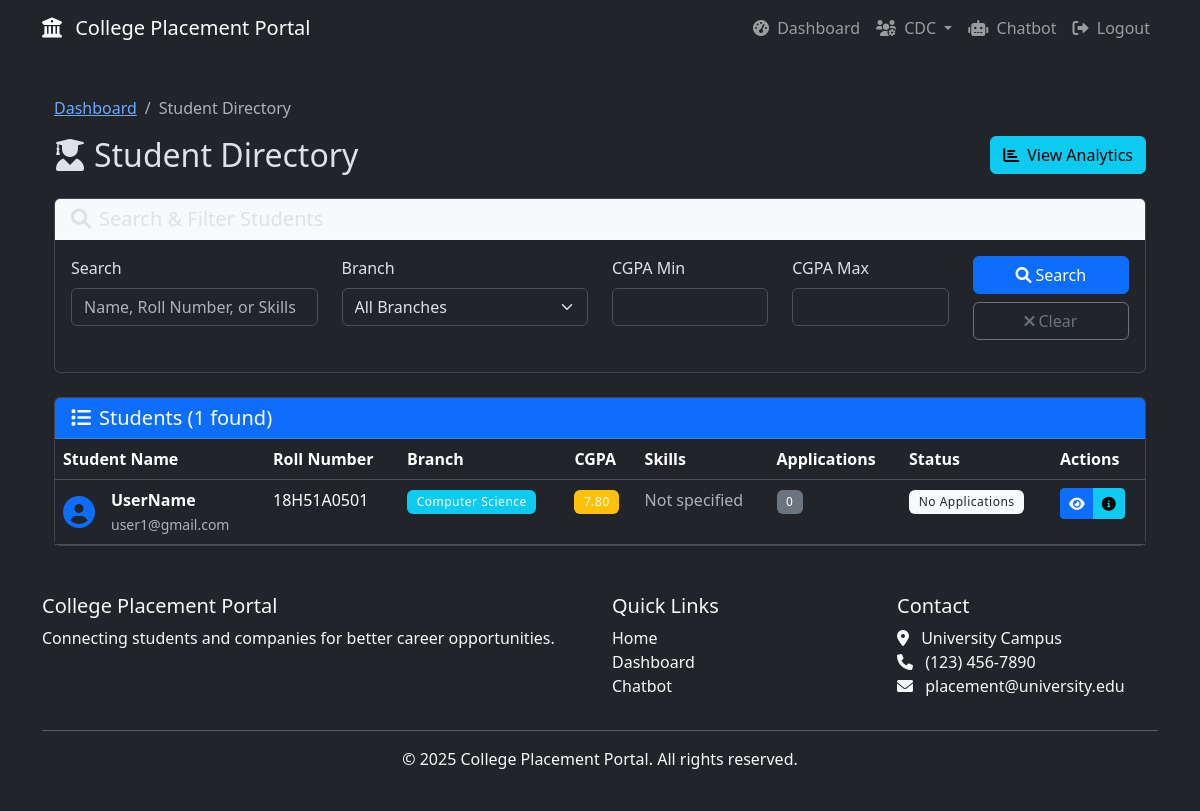
The app's page /cdc/students (signed in) with its own data.
### models.py (models this page shows, shortened)
class StudentProfile(db.Model):
    id = db.Column(db.Integer, primary_key=True)
    user_id = db.Column(db.Integer, db.ForeignKey('user.id'), nullable=False)
    full_name = db.Column(db.String(100), nullable=False)
    roll_number = db.Column(db.String(20), unique=True, nullable=False)
    branch = db.Column(db.String(50), nullable=False)
    cgpa = db.Column(db.Float, nullable=False)
    resume_file = db.Column(db.String(255), nullable=True)  # Path to uploaded PDF resume
    skills = db.Column(db.Text, nullable=True)  # Extracted skills from resume
    applications = db.relationship('Application', backref='student', cascade='all, delete-orphan')
    mock_interviews = db.relationship('MockInterview', backref='student', cascade='all, delete-orphan')
    resume_analyses = db.relationship('ResumeAnalysis', backref='student', cascade='all, delete-orphan')
    chatbot_sessions = db.relationship('ChatbotSession', backref='student', cascade='all, delete-orphan')

class User(UserMixin, db.Model):
    id = db.Column(db.Integer, primary_key=True)
    username = db.Column(db.String(64), unique=True, nullable=False)
    email = db.Column(db.String(120), unique=True, nullable=False)
    password_hash = db.Column(db.String(256), nullable=False)
    role = db.Column(db.String(20), nullable=False)
    created_at = db.Column(db.DateTime, default=datetime.utcnow)
    student_profile = db.relationship('StudentProfile', backref='user', uselist=False, cascade='all, delete-orphan')
    company_profile = db.relationship('CompanyProfile', backref='user', uselist=False, cascade='all, delete-orphan')
    cdc_profile = db.relationship('CDCProfile', backref='user', uselist=False, cascade='all, delete-orphan')
    def is_student(self):
        return self.role == ROLE_STUDENT
    def is_cdc(self):
        return self.role == ROLE_CDC

### routes.py (the view, shortened to what this page needs)
@bp.route('/cdc/students')
@login_required
def cdc_students():
    if not current_user.is_cdc():
        flash('Access denied.', 'danger')
        return redirect(url_for('routes.dashboard'))
    search = request.args.get('search', '')
    branch_filter = request.args.get('branch', '')
    cgpa_min = request.args.get('cgpa_min', '')
    cgpa_max = request.args.get('cgpa_max', '')
    query = StudentProfile.query
    if branch_filter:
        query = query.filter(StudentProfile.branch == branch_filter)
    if cgpa_min:
        try:
            query = query.filter(StudentProfile.cgpa >= float(cgpa_min))
        except ValueError:
            pass
    if cgpa_max:
        try:
            query = query.filter(StudentProfile.cgpa <= float(cgpa_max))
        except ValueError:
            pass
    students = query.order_by(StudentProfile.full_name).all()
    branches = db.session.query(StudentProfile.branch).distinct().all()
    branch_options = [branch[0] for branch in branches if branch[0]]
    return render_template('cdc/students.html',
                         students=students,
                         search=search,
                         branch_filter=branch_filter,
                         cgpa_min=cgpa_min,
                         cgpa_max=cgpa_max,
                         branch_options=branch_options)

### templates/cdc/students.html (shortened to what this page needs)
{% extends "base.html" %}
{% block content %}
<div class="container">
    <div class="row mb-4">
        <div class="col-12">
            <nav aria-label="breadcrumb">
                <ol class="breadcrumb">
                    <li class="breadcrumb-item"><a href="{{ url_for('routes.dashboard') }}">Dashboard</a></li>
                    <li class="breadcrumb-item active" aria-current="page">Student Directory</li>
                </ol>
            </nav>
            <div class="d-flex justify-content-between align-items-center">
                <h2 class="mb-0"><i class="fas fa-user-graduate me-2"></i>Student Directory</h2>
                <a href="{{ url_for('routes.cdc_student_analytics') }}" class="btn btn-info">
                    <i class="fas fa-chart-bar me-2"></i>View Analytics
                </a>
            </div>
        </div>
    </div>
    <div class="row mb-4">
        <div class="col-12">
            <div class="card shadow-sm">
                <div class="card-header bg-light">
                    <h5 class="mb-0"><i class="fas fa-search me-2"></i>Search & Filter Students</h5>
                </div>
                <div class="card-body">
                    <form method="GET" action="{{ url_for('routes.cdc_students') }}">
                        <div class="row">
                            <div class="col-md-3 mb-3">
                                <label for="search" class="form-label">Search</label>
                                <input type="text" class="form-control" id="search" name="search"
                                       value="{{ search }}" placeholder="Name, Roll Number, or Skills">
                            </div>
                            <div class="col-md-3 mb-3">
                                <label for="branch" class="form-label">Branch</label>
                                <select class="form-select" id="branch" name="branch">
                                    <option value="">All Branches</option>
                                </select>
                            </div>
                            <div class="col-md-2 mb-3">
                                <label for="cgpa_min" class="form-label">CGPA Min</label>
                                <input type="number" class="form-control" id="cgpa_min" name="cgpa_min"
                                       value="{{ cgpa_min }}" step="0.01" min="0" max="10">
                            </div>
                            <div class="col-md-2 mb-3">
                                <label for="cgpa_max" class="form-label">CGPA Max</label>
                                <input type="number" class="form-control" id="cgpa_max" name="cgpa_max"
                                       value="{{ cgpa_max }}" step="0.01" min="0" max="10">
                            </div>
                            <div class="col-md-2 mb-3 d-flex align-items-end">
                                <div class="d-grid gap-2 w-100">
                                    <button type="submit" class="btn btn-primary">
                                        <i class="fas fa-search me-1"></i>Search
                                    </button>
                                    <a href="{{ url_for('routes.cdc_students') }}" class="btn btn-outline-secondary">
                                        <i class="fas fa-times me-1"></i>Clear
                                    </a>
                                </div>
                            </div>
                        </div>
                    </form>
                </div>
            </div>
        </div>
    </div>
    <div class="row">
        <div class="col-12">
            <div class="card shadow-sm">
                <div class="card-header bg-primary text-white">
                    <h5 class="mb-0">
                        <i class="fas fa-list me-2"></i>Students ({{ students|length }} found)
                    </h5>
                </div>
                {% if students %}
                    <div class="card-body p-0">
                        <div class="table-responsive">
                            <table class="table table-hover mb-0">
                                <thead>
                                    <tr>
                                        <th>Student Name</th>
                                        <th>Roll Number</th>
                                        <th>Branch</th>
                                        <th>CGPA</th>
                                        <th>Skills</th>
                                        <th>Applications</th>
                                        <th>Status</th>
                                        <th>Actions</th>
                                    </tr>
                                </thead>
                                <tbody>
                                    {% for student in students %}
                                        <tr>
                                            <td>
                                                <div class="d-flex align-items-center">
                                                    <i class="fas fa-user-circle fa-2x text-primary me-3"></i>
                                                    <div>
                                                        <strong>{{ student.full_name }}</strong>
                                                        <br>
                                                        <small class="text-muted">{{ student.user.email }}</small>
                                                    </div>
                                                </div>
                                            </td>
                                            <td>{{ student.roll_number }}</td>
                                            <td>
                                                <span class="badge bg-info">{{ student.branch }}</span>
                                            </td>
                                            <td>
                                                <span class="badge {% if student.cgpa >= 8.0 %}bg-success{% elif student.cgpa >= 7.0 %}bg-warning{% else %}bg-danger{% endif %}">
                                                    {{ "%.2f"|format(student.cgpa) }}
                                                </span>
                                            </td>
                                            <td>
                                                {% if student.skills %}
                                                    <small>{{ student.skills[:50] }}{% if student.skills|length > 50 %}...{% endif %}</small>
                                                {% else %}
                                                    <span class="text-muted">Not specified</span>
                                                {% endif %}
                                            </td>
                                            <td>
                                                {% set student_apps = student.applications %}
                                                <span class="badge bg-secondary">{{ student_apps|length }}</span>
                                            </td>
                                            <td>
                                                {% if student_apps %}
                                                    {% set selected = student_apps|selectattr('status', 'equalto', 'selected')|list %}
                                                    {% if selected %}
                                                        <span class="badge bg-success">Selected</span>
                                                    {% else %}
                                                        {% set shortlisted = student_apps|selectattr('status', 'equalto', 'shortlisted')|list %}
                                                        {% if shortlisted %}
                                                            <span class="badge bg-warning">Shortlisted</span>
                                                        {% else %}
                                                            <span class="badge bg-info">Applied</span>
                                                        {% endif %}
                                                    {% endif %}
                                                {% else %}
                                                    <span class="badge bg-light text-dark">No Applications</span>
                                                {% endif %}
                                            </td>
                                            <td>
                                                <div class="btn-group btn-group-sm">
                                                    <a href="{{ url_for('routes.cdc_student_details', student_id=student.id) }}"
                                                       class="btn btn-primary" title="View Details">
                                                        <i class="fas fa-eye"></i>
                                                    </a>
                                                    <button type="button" class="btn btn-info"
                                                            data-bs-toggle="modal"
                                                            data-bs-target="#studentModal{{ student.id }}"
                                                            title="Quick View">
                                                        <i class="fas fa-info-circle"></i>
                                                    </button>
                                                </div>
                                            </td>
                                        </tr>
                                    {% endfor %}
                                </tbody>
                            </table>
                        </div>
                    </div>
                {% else %}
                    <div class="card-body">
                        <div class="alert alert-info mb-0">
                            <i class="fas fa-info-circle me-2"></i>No students found matching your criteria.
                        </div>
                    </div>
                {% endif %}
            </div>
        </div>
    </div>
</div>
{% endblock %}

### static/css/custom.css (style rules this page uses)
.card.shadow-sm { transition: transform 0.3s ease, box-shadow 0.3s ease; }
.badge { font-weight: 500; letter-spacing: 0.5px; padding: 0.5em 0.8em; }

### records on screen
StudentProfile: full_name "UserName", user.email "user1@gmail.com", roll_number "18H51A0501", branch "Computer Science", cgpa "7.80", shows "Not specified", student_apps "0"

### other values on screen
{{ students|length }} "1"
